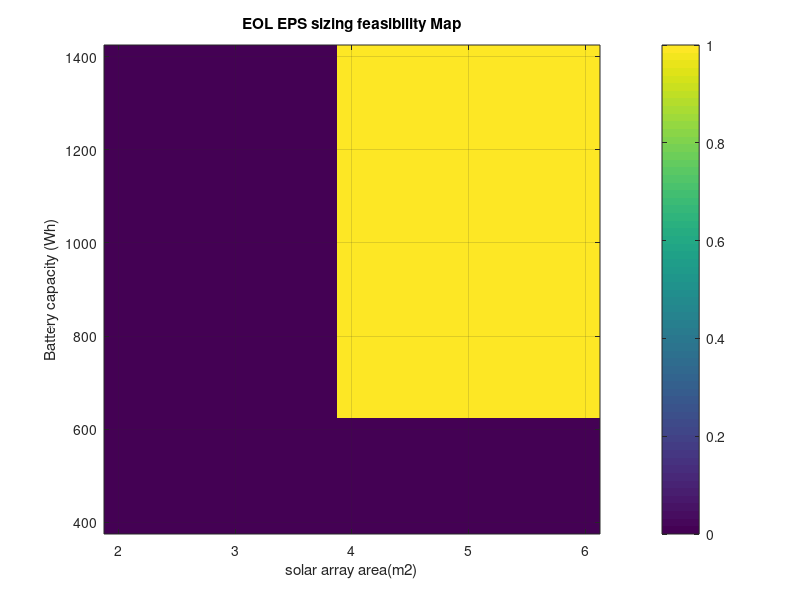
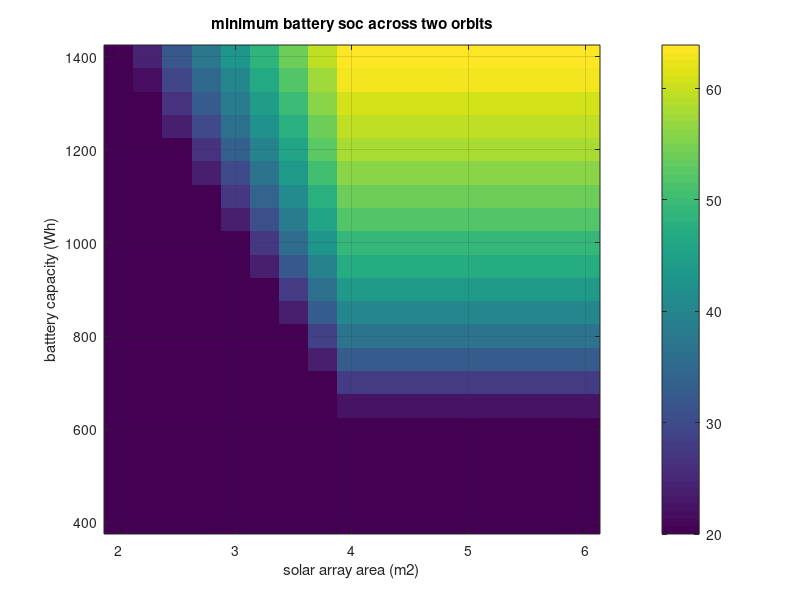
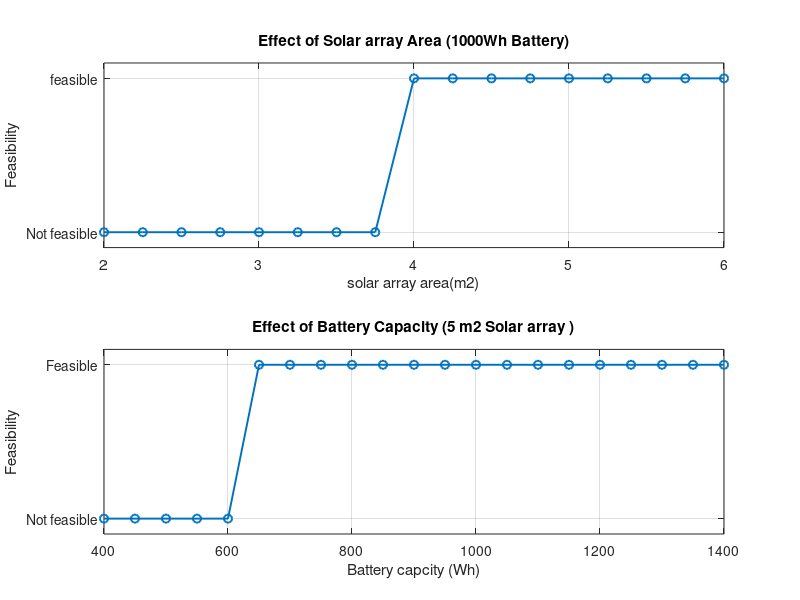

The MATLAB source for these figures, in order:
%% DAY 6: SPACECRAFT EPS SIZING SENSITIVITY ANALYSIS
% PROJECT : LEO SPACECRAFT ELECTRCAL POWER SYSTEM SIMULATOR 
% STUDY : SOLAR ARRAY AREA VERSUS BATTERY CAPACITY
%DESING CONDITIONS : FIVE YEAR EOL SOLAR ARRAY PERORMANCE 
% simulation : TWO ORBITAL PERIODS 

clc;
clear;
close all;
%% 1 . EARTH AND ORBIT PARAMETERS
earth_radius_m = 6371e3;
altitude_m = 400e3;
earth_mu_m3_s2 = 3.986004418e14;
orbital_radius_m =  earth_radius_m + altitude_m;
orbital_period_s = 2*pi*sqrt(orbital_radius_m^3/earth_mu_m3_s2);
angular_veloctiy_radps = sqrt(earth_mu_m3_s2/orbital_radius_m^3);

%% 2 . CALUCLATE ECLLIPSE GEOMENTRY 
eclipse_half_angle_rad = asin(earth_radius_m/orbital_radius_m);
eclipse_start_angle_rad = pi - eclipse_half_angle_rad;
eclipse_end_angle_rad = pi + eclipse_half_angle_rad;
eclipse_duration_s = 2*eclipse_half_angle_rad / angular_veloctiy_radps;
sunlight_duration_s = orbital_period_s - eclipse_duration_s;
eclipse_duration_h =  eclipse_duration_s / 3600 ;
sunlight_duration_h = sunlight_duration_s /  3600 ;

%% 3 . EOL SOLAR CELL EFFICIENCY
solar_irrandiance_W_m2 = 1361;
solar_array_area_m2 = 5;
solar_array_efficiency_BOL = 0.28;
annual_degradation_rate = 0.02 ; 
mission_life_years = 5; 
solar_array_efficiency_EOL = solar_array_efficiency_BOL * (1 - annual_degradation_rate)^mission_life_years;

%% 4  . SPACECRAFT LOAD AND BATTERY PARAMEETERS
spacecraft_load_W = 800;
battery_capacity_Wh = 1000;
initial_soc_percent = 100;
minimum_soc_percent = 20;
charging_efficiency = 0.95;
discharging_efficiency = 0.95;
initial_battery_energy_Wh = battery_capacity_Wh*initial_soc_percent/ 100;
maximun_battery_energy_Wh = battery_capacity_Wh;
minimum_battery_energy_Wh =  battery_capacity_Wh * minimum_soc_percent /100; 

%% 5 . DEFING SIZING RANGES
array_area_values_m2 = 2:0.25:6 
battery_capacity_values_Wh = 400:50:1400;
number_of_areas = numel(array_area_values_m2);
number_of_capacities = numel(battery_capacity_values_Wh);
%% 6 . CALUCLATE MINIMUM THEORITICAL BATTERY CAPACITY
eclipse_energy_required_Wh = (spacecraft_load_W / discharging_efficiency)*eclipse_duration_h;
minimum_battery_capacity_Wh = (eclipse_energy_required_Wh / (1 - minimum_soc_percent / 100));

%% 7 . CALUCLATE MINIMUM THEORETICAL ARRAY AREA 
minimum_array_area_m2 = (spacecraft_load_W +( spacecraft_load_W / discharging_efficiency)*(eclipse_duration_h / sunlight_duration_h) / charging_efficiency) / (solar_irrandiance_W_m2 * solar_array_efficiency_EOL);

%% 8 . CRATE SIMULATION TIME ARRAY 
number_of_orbits = 2;
simulation_duration_s = number_of_orbits*orbital_period_s;
time_step_s = 10;
time_s = 0 : time_step_s : floor(simulation_duration_s / time_step_s)*time_step_s;
time_min = time_s / 60;
delta_time_h = time_step_s / 3600 ; 

%% 9 . CALUCLATE ORBITAL POSITION
orbital_angle_rad = mod(angular_veloctiy_radps * time_s,2*pi);

%% 10 . IDENTIFY ECLISE PERIODS 
is_eclipse = (orbital_angle_rad>= eclipse_start_angle_rad)&(orbital_angle_rad<=eclipse_end_angle_rad);
% IDENTIFY THE SAMPLE INDICES WHERE ECLIPSE BEGINS
eclipse_start_indices = find(diff([false,is_eclipse]) == 1 );
if numel(eclipse_start_indices)< 2 
    error('two eclipse periods were not deteced .CHECK THE SIMULATION TIME .');
end
second_eclipse_start_index = eclipse_start_indices(2);


%% 11 . INITIALISE SENSITIVITY RESULTS
feasible_matrix = false(number_of_areas,number_of_capacities);
minimum_soc_matrix = zeros(number_of_areas,number_of_capacities);
unserved_load_matrix_Wh = zeros(number_of_areas,number_of_capacities);
energy_at_second_eclipse_Wh = zeros(number_of_areas,number_of_capacities);

%% 12. RUN ALL ARRAY AREA AND BATTERY CAPACITY COMBINATIONS
for i = 1 : number_of_areas
    % select solar array area
    selected_area_m2 = array_area_values_m2(i);
    %caluclate EOL solar output for this area
    solar_array_power_EOL_W = solar_irrandiance_W_m2 * selected_area_m2 * solar_array_efficiency_EOL;
    % create solar power profile 
    solar_power_W = zeros(size(time_s));
    solar_power_W(~is_eclipse) = solar_array_power_EOL_W;
    for j = 1 : number_of_capacities 
        % select battery capacity 
        battery_capacity_Wh = battery_capacity_values_Wh(j);
        % caluclate minimum allowed energy
        minimum_battery_energy_Wh = battery_capacity_Wh * minimum_soc_percent /100 ;
        %Start with fully charged battery
        battery_energy_Wh = zeros(size(time_s));
        battery_energy_Wh(1) = battery_capacity_Wh ; 
        % track energy not supplied to the spacecraft load
        total_unserved_load_Wh = 0;
        %battery energy simulation
        for k = 1 : numel(time_s) - 1
            if solar_power_W(k) >= spacecraft_load_W
                % SUNLIGHT : solar array supplies load and charge battery
                surplus_power_W = solar_power_W(k) - spacecraft_load_W ;
                energy_charged_Wh = surplus_power_W * charging_efficiency * delta_time_h ;
                proposed_energy_Wh = battery_energy_Wh (k) + energy_charged_Wh;
                battery_energy_Wh(k+1) = min(proposed_energy_Wh,battery_capacity_Wh);
            else
                %load exceeds solar output :battery supplies deficit
                deficit_power_W = spacecraft_load_W - solar_power_W (k);
                required_energy_Wh = (deficit_power_W / discharging_efficiency) * delta_time_h;
                available_energy_Wh  = max(battery_energy_Wh(k) - minimum_battery_energy_Wh,0);
                actual_energy_drawn_Wh = min(required_energy_Wh,available_energy_Wh);
                delivered_energy_Wh = actual_energy_drawn_Wh * discharging_efficiency;
                demanded_energy_Wh = deficit_power_W * delta_time_h ;
                unserved_energy_Wh = max(demanded_energy_Wh - delivered_energy_Wh,0);
                total_unserved_load_Wh = total_unserved_load_Wh + unserved_energy_Wh ;
                battery_energy_Wh (k+1) = battery_energy_Wh(k) - actual_energy_drawn_Wh;
            end
        end
        % caluclate be=attery performance 
        battery_soc_percent = (battery_energy_Wh / battery_capacity_Wh) * 100 ;
        minimum_observed_soc = min(battery_soc_percent);
        energy_at_second_eclipse_value_Wh = battery_energy_Wh(second_eclipse_start_index);
        %% check 3 feasibility conditions
        load_is_supplied = total_unserved_load_Wh < 1e-6 ;
        battery_limits_respected = minimum_observed_soc >= minimum_soc_percent - 1e-6 ;
        battery_recharged_before_second_eclipse = energy_at_second_eclipse_value_Wh >= battery_capacity_Wh - 1e-3;
        configuration_is_feasible = load_is_supplied && battery_limits_respected && battery_recharged_before_second_eclipse;
        %% results storing
          feasible_matrix(i,j) = configuration_is_feasible ;
          minimum_soc_matrix(i,j) = minimum_observed_soc ;
          unserved_load_matrix_Wh(i,j) = total_unserved_load_Wh ;
          energy_at_second_eclipse_Wh(i,j) = energy_at_second_eclipse_value_Wh ;
    end
end

%% 13 . DISPLAY RESULTS
fprintf('\n====DAY 6 : EPS SIZZING ANALYSIS ====\n');
fprintf('\n---THEORETICAL LIMITS AT EOL ---\n');
fprintf('EOL SOLAR EFFICIENCY   : %.2f %% \n ',solar_array_efficiency_EOL*100);
fprintf('Eclipse energy requirements   : %.2f Wh\n',eclipse_energy_required_Wh);
fprintf('minimum Battery Capacity   :%.2f Wh \n',minimum_battery_capacity_Wh);
fprintf('Minimum solar array area   : %.2f m2 \n',minimum_array_area_m2);

%% 14 . CHECK BASELINE CONFIGURATION
[~,baseline_area_index] = min(abs(array_area_values_m2 - 5));
[~, baseline_battery_index] = min(abs(battery_capacity_values_Wh - 1000));
baseline_is_feasible = feasible_matrix(baseline_area_index,baseline_battery_index);
fprintf('\n---BASELINE CONFIGURATION ---\n');
fprintf('Solar array area   : %.2fm2 \n',array_area_values_m2(baseline_area_index));
fprintf('Battery capacity   : %.2f Wh\n',battery_capacity_values_Wh(baseline_battery_index));
fprintf('Minimum Battery Soc   : %.2f %%\n',minimum_soc_matrix(baseline_area_index,baseline_battery_index));
fprintf('Unserved load   : %.6f Wh\n',unserved_load_matrix_Wh(baseline_area_index,baseline_battery_index));
fprintf('Feasible configurations   : %d\n',baseline_is_feasible);
fprintf('\n==== dAY ^ SAMAPTAM\n');
fprintf('\nTHADHASTHU\n');

%% 15 . PLOT THE FEASIBILITY MAP
figure('Name','EPs sizing feasibility Map');
imagesc(array_area_values_m2,battery_capacity_values_Wh,double(feasible_matrix'));
set(gca,'YDir','normal');
xlabel('solar array area(m2)');
ylabel('Battery capacity (Wh)');
title('EOL EPS sizing feasibility Map');
colorbar;
caxis([0 1]);
grid on ;

%% 16 . PLOT MINIMUM SOC MAP 
figure('Name','Minimum battery  Soc map');
imagesc(array_area_values_m2,battery_capacity_values_Wh,minimum_soc_matrix');
set(gca,'YDir','normal');
xlabel('solar array area (m2)');
ylabel('batttery capacity (Wh)');
title('minimum battery soc across two orbits');
colorbar;
grid on;

%% 17 . CREATE ONE PARAMETER SENSIITVITY PLOTS
figure('Name','EPS SIzing sensitivity');
subplot(2,1,1);
feasibility_at_1000Wh = double(feasible_matrix(:,baseline_battery_index));
plot(array_area_values_m2,feasibility_at_1000Wh,'o-','LineWidth',1.4);
xlabel('solar array area(m2)');
ylabel('Feasibility');
title('Effect of Solar array Area (1000Wh Battery)');
ylim([-0.1  1.1]);
yticks([0 1]);
yticklabels({'Not feasible','feasible'});
grid on;
subplot(2,1,2);
feasibility_at_5m2 = double(feasible_matrix(baseline_area_index,:));
plot(battery_capacity_values_Wh,feasibility_at_5m2,'o-','LineWidth',1.4);
xlabel('Battery capcity (Wh)');
ylabel('Feasibility');
title('Effect of Battery Capacity (5 m2 Solar array )');
ylim([-0.1  1.1]);
yticks([0 1]);
yticklabels({'Not feasible','Feasible'});
grid on;

%% 18 . SAVE RESULTS 
script_folder = fileparts(mfilename('fullpath'));
project_folder = fileparts(script_folder);
results_folder = fullfile(project_folder,'results');
if ~exist(results_folder,'dir')
    mkdir(results_folder);
end
% Save the first figure
fig1 = findobj('Type','figure','Name','EPs sizing feasibility Map');
if ~isempty(fig1)
    saveas(fig1,fullfile(results_folder,'day6_sizing_feasibility_map.png'));
end
%Save the second figure
fig2 = findobj('Type','figure','Name','Minimum battery  Soc map');
if ~isempty(fig2)
    saveas(fig2,fullfile(results_folder,'day6_minimum_soc_map.png'));
end
% Save the third figure
fig3 = findobj('Type','Figure','Name','EPS SIzing sensitivity');
if ~isempty(fig3)
    saveas(fig3,fullfile(results_folder,'day6_sizing_sensitivity.png'));
end
% save numerical data
save(fullfile(results_folder,'day6_sizing_results.mat'),'array_area_values_m2','battery_capacity_values_Wh','feasible_matrix',"minimum_soc_matrix","unserved_load_matrix_Wh",'energy_at_second_eclipse_Wh','minimum_array_area_m2','minimum_battery_capacity_Wh');
fprintf('\n day 6 figures and numerical results saved. \n');
